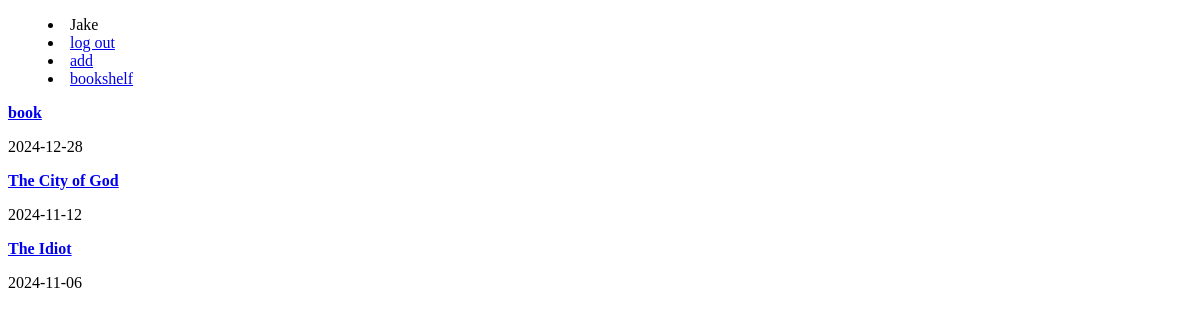
Page / (signed in) on the earlier database version.
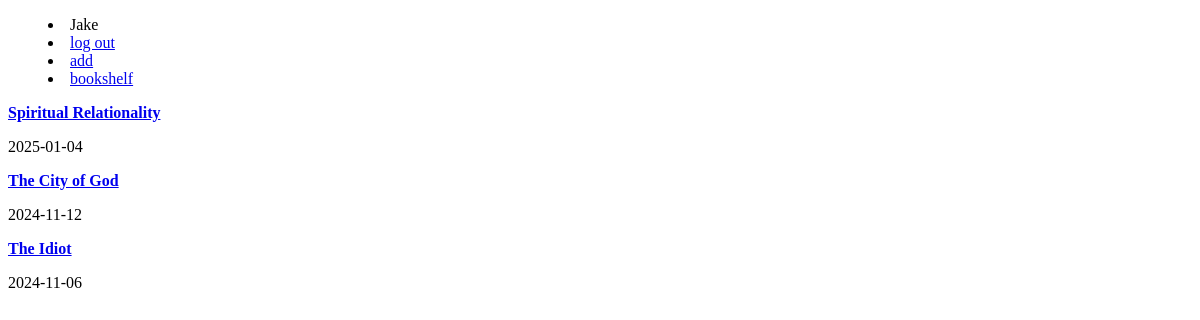
Same page on the later database version.
### tables this page shows
CREATE TABLE user (
    id INTEGER PRIMARY KEY AUTOINCREMENT,
    username TEXT UNIQUE NOT NULL,
    password TEXT NOT NULL
);

CREATE TABLE book (
        id INTEGER PRIMARY KEY AUTOINCREMENT,
        author TEXT NOT NULL,
        title TEXT NOT NULL,
        notes TEXT,
        added DATETIME DEFAULT CURRENT_TIMESTAMP
    );

### bookshelf/books.py (the view)
@bp.route('/')
@login_required
def books():
   db = get_db()
   library = db.execute(
     'SELECT book.id, book.author, book.title, book.notes, date(book.added) as added'
     ' FROM book'
     ' ORDER BY added DESC'
   ).fetchall()
   return render_template('library/index.html', list=library)

### bookshelf/auth.py (called while the page is built)
def login_required(view):
    @wraps(view)
    def wrapped_view(**kwargs):
        if g.user is None:
            return redirect(url_for('auth.login'))
        return view(**kwargs)
    return wrapped_view

@bp.before_app_request
def load_user():
    user_id = session.get('user_id')
    if user_id is None:
        g.user = None
    else:
        g.user = (
            get_db().execute('SELECT * FROM user WHERE id = ?', (user_id,)).fetchone()
        )

### bookshelf/db.py (called while the page is built)
def get_db():
    if 'db' not in g:
        g.db = sqlite3.connect(
            current_app.config['DATABASE'],
            detect_types=sqlite3.PARSE_DECLTYPES
        )
        g.db.row_factory = sqlite3.Row
    return g.db

### bookshelf/templates/library/index.html (shortened to what this page needs)
{% extends 'base.html' %}
{%block nav%}
    <menu>
        {% if g.user %}
            <li>{{g.user['username']}}</li>
            <li><a href='{{ url_for('auth.logout') }}'>log out</a></li>
            <li><a href='{{ url_for('books.add') }}'>add</a></li>
            <li><a href='{{ url_for('index') }}'>bookshelf</a></li>
        {% endif %}
    </menu>
{% endblock %}
{% block content %}
    {% for book in list %}
        <article>
            <a href='{{ url_for('books.view_book', id=book['id']) }}'><b>{{ book['title'] }}</b></a>
            <p> {{ book['added'] }} </p>
        </article>
    {% endfor %}
{% endblock %}

### bookshelf/templates/base.html (shortened to what this page needs)
<!DOCTYPE html>
<nav> {% block nav %}{% endblock %}</nav>
<section>
    {% block content %}{% endblock %}
</section>

Differences in the rows shown:
removed book: title "book", added "2024-12-28"
added book: title "Spiritual Relationality", added "2025-01-04"
